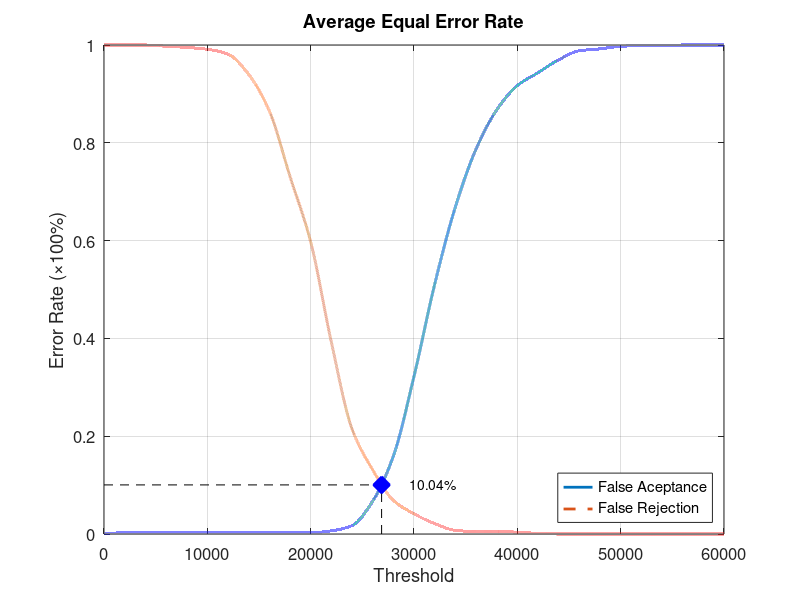
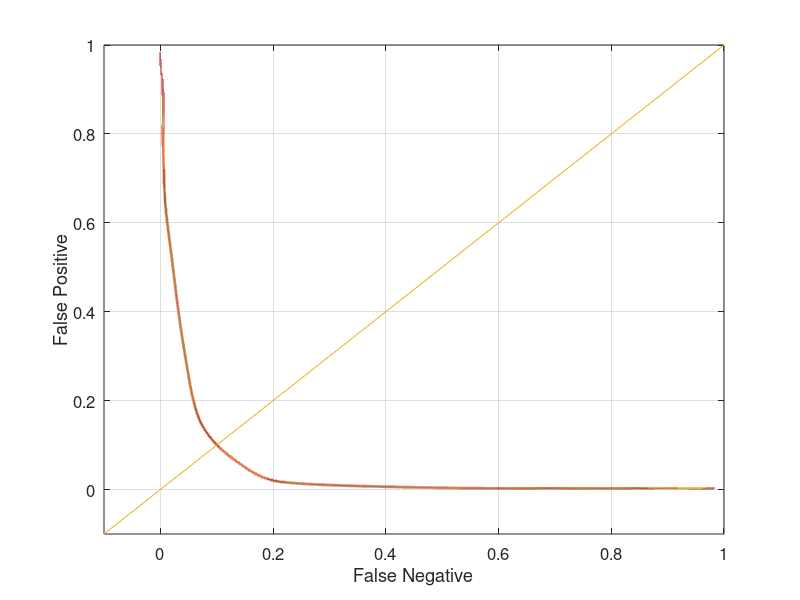

Write MATLAB code to recreate these figures, in order.
function yEER = Experiment2Average
close all;
clear;
clc;
x = 0:2000:60000;
xq = 0:0.5:60000;

y0 = [0 0.00263158 0.00263158 0.00263158 0.00263158 0.00263158 0.00263158 0.00263158 0.00263158 0.00263158 0.00263158 0.00657895 0.0171053 0.0671053 0.159211 0.322368 0.510526 0.668421 0.786842 0.867105 0.917105 0.943421 0.969737 0.988158 0.992105 0.997368 0.998684 0.998684 1 1 1];
yy0 = interp1(x, y0, xq, 'pchip');
y1 = [1 1 1 0.9975 0.995 0.99125 0.98125 0.94 0.865 0.73125 0.5975 0.3925 0.215 0.13125 0.06875 0.04125 0.02125 0.0075 0.005 0.005 0.00375 0.00125 0 0 0 0 0 0 0 0 0];
yy1 = interp1(x, y1, xq, 'pchip');

% Calculating EER: 
y2 = abs(y0 - y1);
find(y2 == min(y2))
yy2 = abs(yy0 - yy1);
xEER = find(yy2 == min(yy2));
xEERIndex = xq(xEER) % X-axis EER
yEER = yy0(xEER) % Y-axis EER

main = figure
plot(xq, yy0,'-','LineWidth', 2);	hold on
plot(xq, yy1,'--','LineWidth', 2);	hold on
plot([xEERIndex xEERIndex], [0 yEER], 'k--');	hold on
plot([0 xEERIndex], [yEER yEER], 'k--');	hold on
plot(xEERIndex, yEER, 'bx', 'LineWidth', 10);	hold on
text(xEERIndex + 10 * xEERIndex / 100, yEER, [num2str(round((10000 * yEER)) / 100) '%'])
legend('False Aceptance', 'False Rejection', 'Location', 'SouthEast')
xlabel('Threshold')
ylabel('Error Rate (\times100%)')
title('Average Equal Error Rate')
set(gca, 'FontSize', 12)
axis([0 60000 0 1])
grid on

print(main, 'Experiment2AverageMain', '-dpng');
FNRxFPR = figure('Color', [1 1 1]);
plot(yy1, yy0, '-', yy1, yy0, 'LineWidth', 2);
hold on
y = -0.1:0.1:1
plot(y, y); 
set(gca, 'FontSize', 12)
xlabel('False Negative')
ylabel('False Positive')
axis([-0.1 1 -0.1 1])
set(gca, 'FontSize', 12)
grid on

print(FNRxFPR, 'Experiment2AverageFNRxFPR','-dpng');
end
